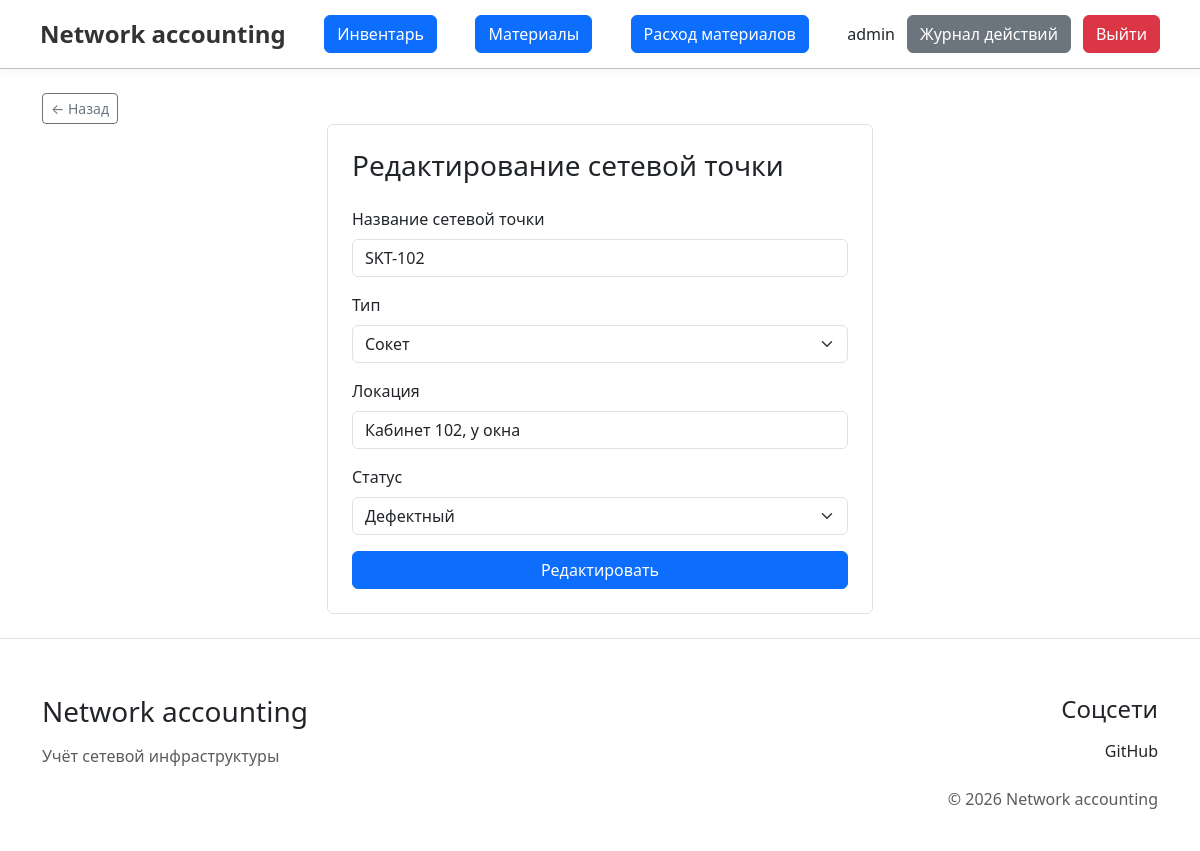
The page /app/view/inventory/update_network_point.php?id=73 (signed in) on the database its author committed.
### tables this page shows
CREATE TABLE `network_points` (
  `id` int(11) NOT NULL AUTO_INCREMENT,
  `label` varchar(255) NOT NULL,
  `type` int(11) NOT NULL,
  `location` varchar(100) DEFAULT NULL,
  `status` int(11) NOT NULL,
  `last_check` date DEFAULT NULL,
  `point_created_at` timestamp NOT NULL DEFAULT current_timestamp(),
  `image_name` varchar(500) DEFAULT NULL,
  PRIMARY KEY (`id`),
  UNIQUE KEY `label` (`label`),
  KEY `fk_network_points_status` (`status`),
  KEY `fk_network_points_type` (`type`),
  CONSTRAINT `fk_network_points_status` FOREIGN KEY (`status`) REFERENCES `network_point_status` (`id`) ON UPDATE CASCADE,
  CONSTRAINT `fk_network_points_type` FOREIGN KEY (`type`) REFERENCES `network_point_type` (`id`) ON UPDATE CASCADE
);

CREATE TABLE `network_point_type` (
  `id` int(11) NOT NULL AUTO_INCREMENT,
  `name` varchar(255) NOT NULL,
  `display_name` varchar(255) NOT NULL,
  PRIMARY KEY (`id`)
);

CREATE TABLE `network_point_status` (
  `id` int(11) NOT NULL AUTO_INCREMENT,
  `name` varchar(255) NOT NULL,
  `display_name` varchar(255) NOT NULL,
  PRIMARY KEY (`id`)
);

### app/includes/functions.php (called while the page is built, shortened)
<?php
function networkPointInfo($pdo, $id)
{
    $sql = "SELECT * FROM `network_points` WHERE id = :id";
    $stmt = $pdo->prepare($sql);
    $stmt->execute(['id' => $id]);
    return $stmt->fetch(PDO::FETCH_ASSOC);
}
function getNetworkPointStatusList($pdo)
{
    $sql = "SELECT * FROM network_point_status";
    $stmt = $pdo->prepare($sql);
    $stmt->execute();
    return $stmt->fetchAll(PDO::FETCH_ASSOC);
}
function getNetworkPointTypeList($pdo)
{
    $sql = "SELECT * FROM network_point_type";
    $stmt = $pdo->prepare($sql);
    $stmt->execute();
    return $stmt->fetchAll(PDO::FETCH_ASSOC);
}
?>

### app/view/inventory/update_network_point.php (the view, shortened to what this page needs)
<?php
require '../../includes/functions.php';
$id = $_GET['id'];
$networkPointInfo = networkPointInfo($pdo, $id);
$types = getNetworkPointTypeList($pdo);
$statuses = getNetworkPointStatusList($pdo);
?>
<?php include '../../includes/header.php'; ?>
    <div class="container py-4">
        <button onclick="history.back()" class="btn btn-sm btn-outline-secondary">
            &larr; Назад
        </button>
        <div class="row justify-content-center">
            <div class="col-md-6">
                <div class="card border">
                    <div class="card-body p-4">
                        <h3 class="mb-4">Редактирование сетевой точки</h3>
                        <form action="../../../controllers/inventory/update_network_point.php" method="post"
                              enctype="multipart/form-data">
                            <div class="mb-3">
                                <label class="form-label">Название сетевой точки</label>
                                <input type="text" name="label" class="form-control"
                                       value="<?php echo htmlspecialchars($networkPointInfo['label']); ?>">
                            </div>
                            <div class="mb-3">
                                <label class="form-label">Тип</label>
                                <select name="type" class="form-select">
                                    <?php foreach ($types as $type): ?>
                                        <option value="<?php echo (int)$type['id'] ?>"
                                                <?php echo $type['id'] == $networkPointInfo['type'] ? 'selected' : '' ?>>
                                            <?php echo htmlspecialchars($type['display_name']) ?>
                                        </option>
                                    <?php endforeach; ?>
                                </select>
                            </div>
                            <div class="mb-3">
                                <label class="form-label">Локация</label>
                                <input type="text" name="location" class="form-control"
                                       value="<?php echo htmlspecialchars($networkPointInfo['location']); ?>">
                            </div>
                            <div class="mb-3">
                                <label class="form-label">Статус</label>
                                <select name="status" class="form-select">
                                    <?php foreach ($statuses as $status): ?>
                                        <option value="<?php echo (int)$status['id'] ?>"
                                                <?php echo $status['id'] == $networkPointInfo['status'] ? 'selected' : '' ?>>
                                            <?php echo htmlspecialchars($status['display_name']) ?>
                                        </option>
                                    <?php endforeach; ?>
                                </select>
                            </div>
                            <button type="submit" class="btn btn-primary w-100">Редактировать</button>
                        </form>
                    </div>
                </div>
            </div>
        </div>
    </div>
<?php include '../../includes/footer.php'; ?>

### public/assets/css/style.css (style rules this page uses)
html, body { height: 100%; margin: 0; padding: 0; }
body { display: flex; flex-direction: column; min-height: 100vh; }

### rows shown on the page
network_points: label "SKT-102", type "Сокет", location "Кабинет 102, у окна", status "Дефектный"

### other values the page prints
$_SESSION['user_info']['login'] "admin"
